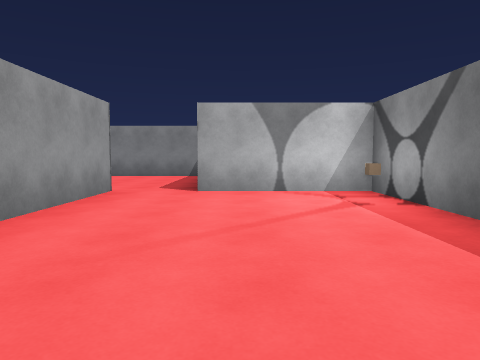
View 1 (above)

16 first-person views from a walk through a 3-D level made in the Unity game engine. The camera is 1.2 m above the floor, tilts 4° down and sees 70° across. The floor is counted in squares, 2 m on a side. Each view is taken from the middle of a square. On the plan, view 1 faces up. The plan holds only what a view shows up to about 10 squares ahead; the rest is blank. The place goes on beyond the plan. The player character is not drawn. Some animated figures are left out.

View 2
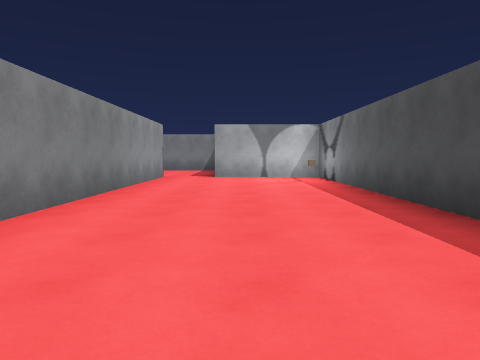

View 3
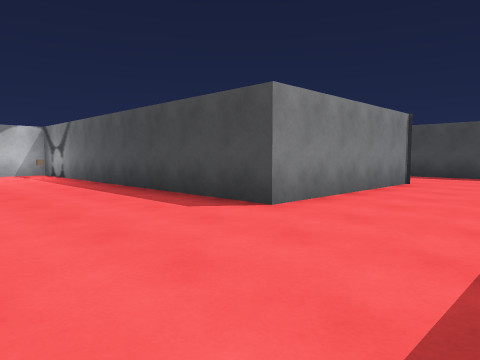

View 4
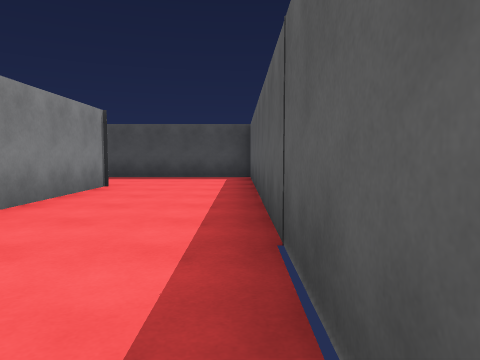

View 5
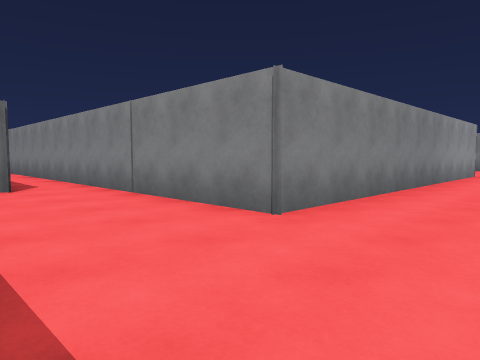

View 6
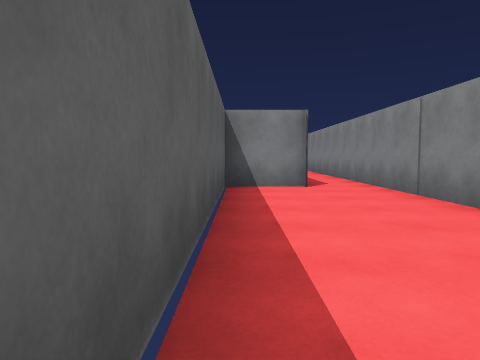

View 7
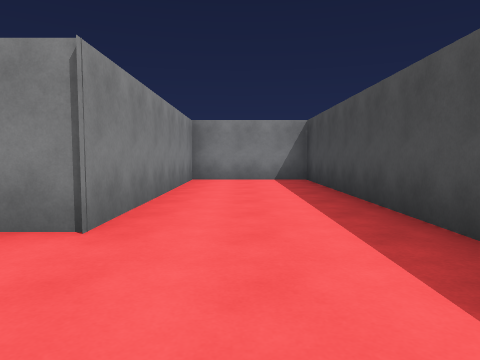

View 8
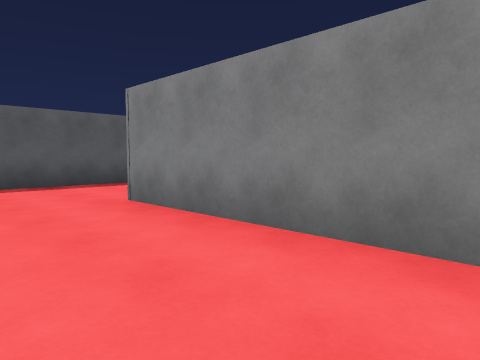

View 9
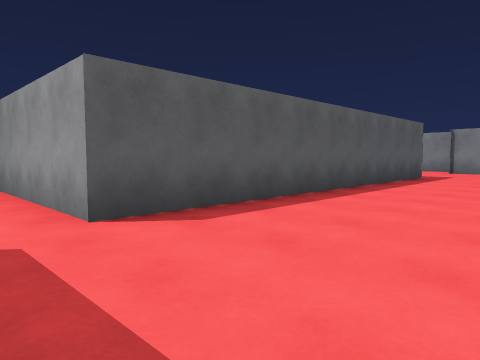

View 10
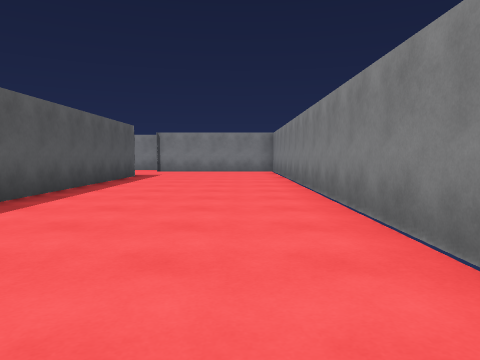

View 11
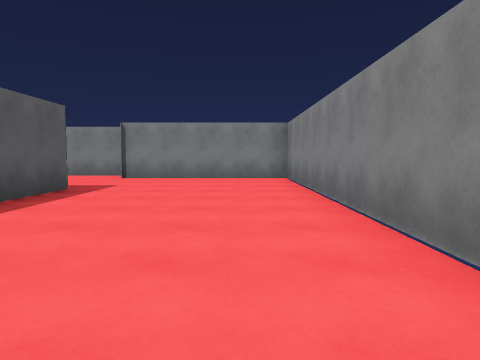

View 12
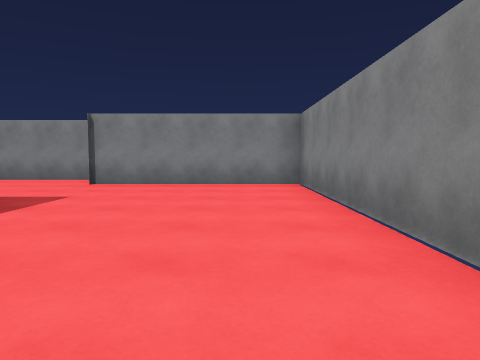

View 13
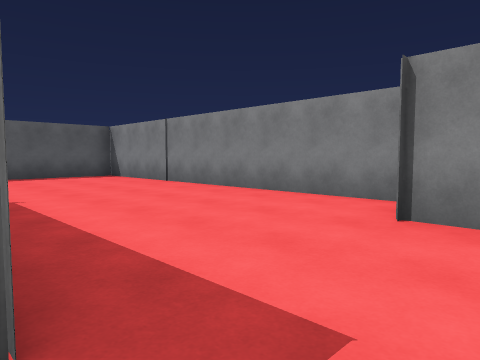

View 14
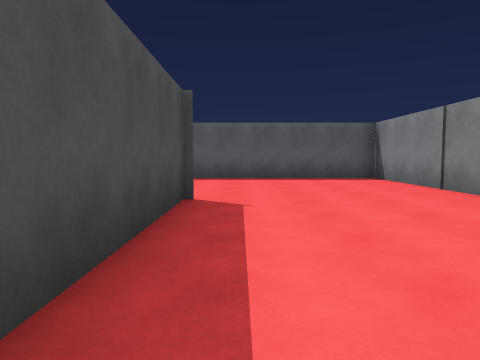

View 15
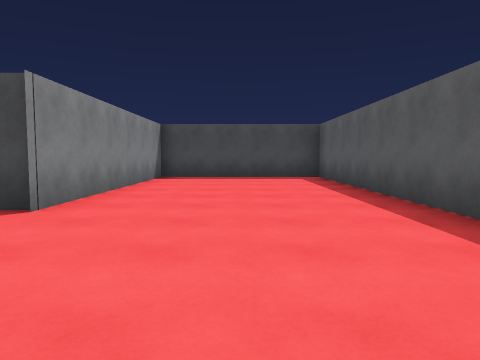

View 16
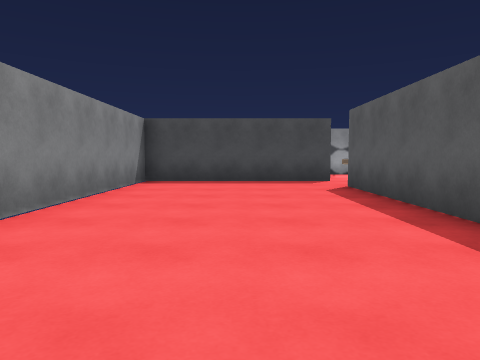

### Floor plan
Ten units are one square. View 1 is at (0, 0); x grows to the right and y downward. Boxes are objects, and circles mark ways between rooms. Rooms are numbered by the first view taken in them; rooms with no view inside come last. Other rooms are left out.
<svg viewBox="-162 -108 264 177">
<path fill="none" stroke="#000" d="M-22 -44 -22 33 -66 33M97 64 97 -27 68 -27 68 33 23 33 23 -58 -7 -58M-68 46 -68 64M-65 63 91 63M-80 -59 -22 -59 -22 -44M-112 -59 -99 -59M-157 -54 -157 33 -52 33 -52 -12 -112 -12 -112 -50M-7 -58 -7 -103 -143 -103 -143 -58"/>
<rect x="15" y="-55" width="10" height="10" fill="#bbb"><title>cube</title></rect>
<circle cx="-15" cy="-55" r="3" fill="#2a7"/>
<text x="20" y="20">1</text>
<text x="-90" y="-40">2</text>
</svg>
Room 1 opens to room 2.

Where each view was taken, in squares from view 1:
view 1: 0 up, 0 right, facing up
view 2: 4 down, 0 right, facing up
view 3: 6 down, 1 left, facing up-right
view 4: 6 down, 0 right, facing right
view 5: 6 down, 0 right, facing up-left
view 6: 6 down, 0 right, facing left
view 7: 6 down, 8 right, facing up
view 8: 1 up, 9 right, facing down-left
view 9: 9 up, 1 left, facing down-left
view 10: 9 up, 1 left, facing left
view 11: 9 up, 5 left, facing left
view 12: 9 up, 7 left, facing left
view 13: 7 up, 11 left, facing down-left
view 14: 6 up, 12 left, facing down
view 15: 1 down, 15 left, facing right
view 16: 8 up, 9 left, facing right
